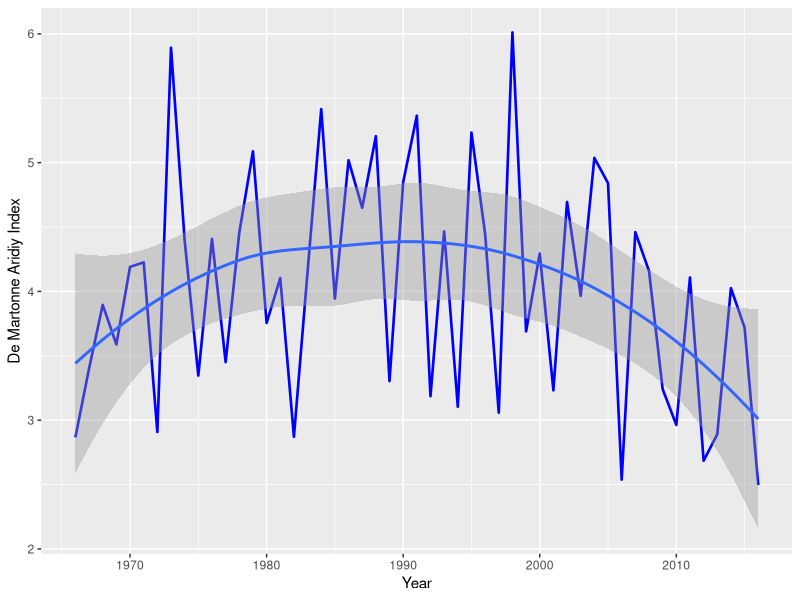
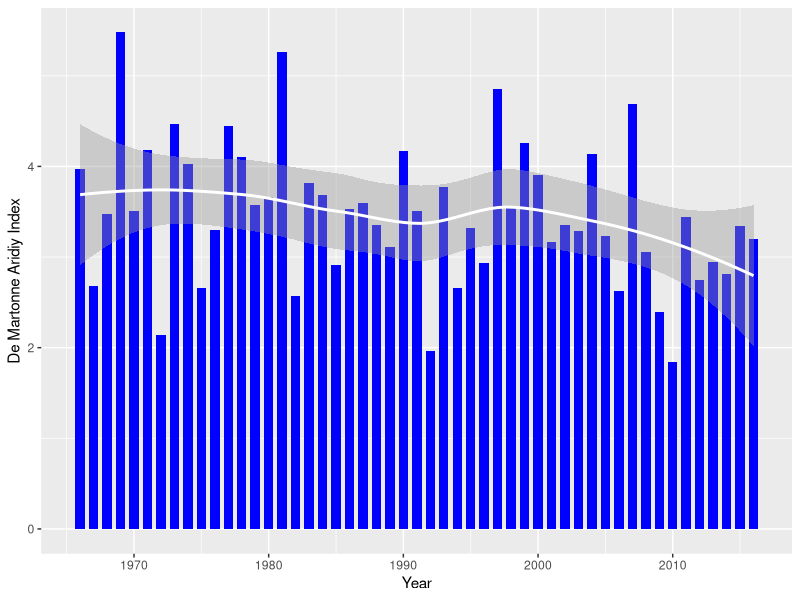
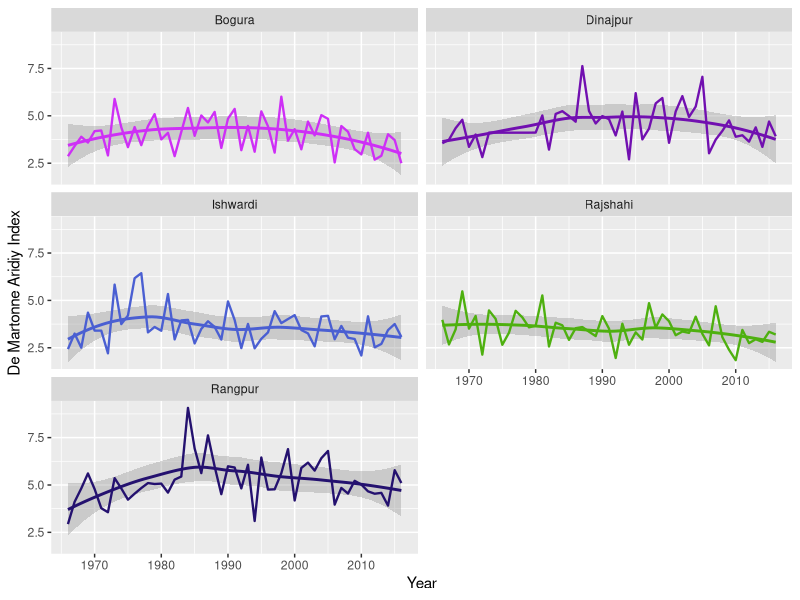
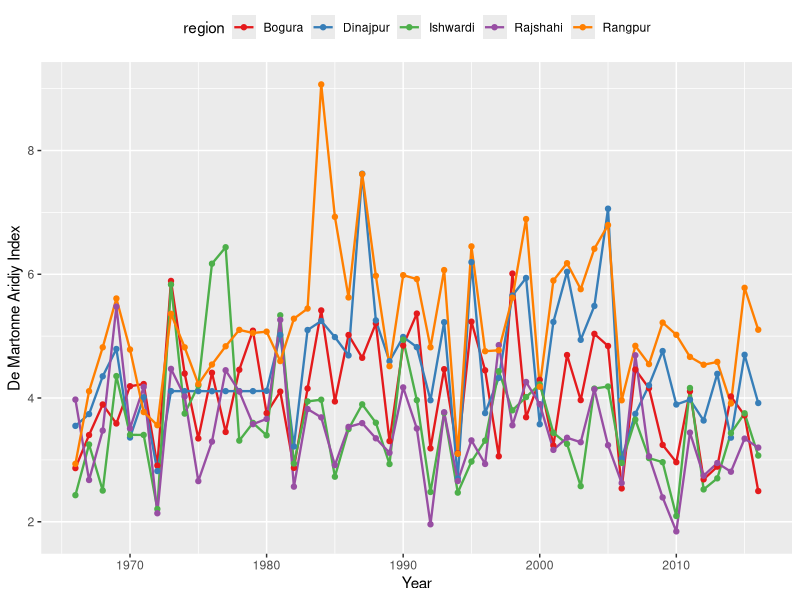
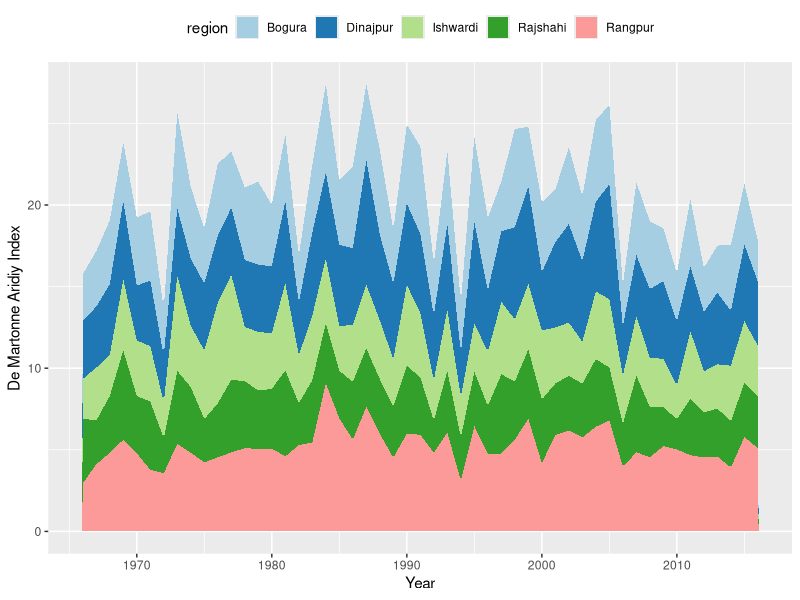
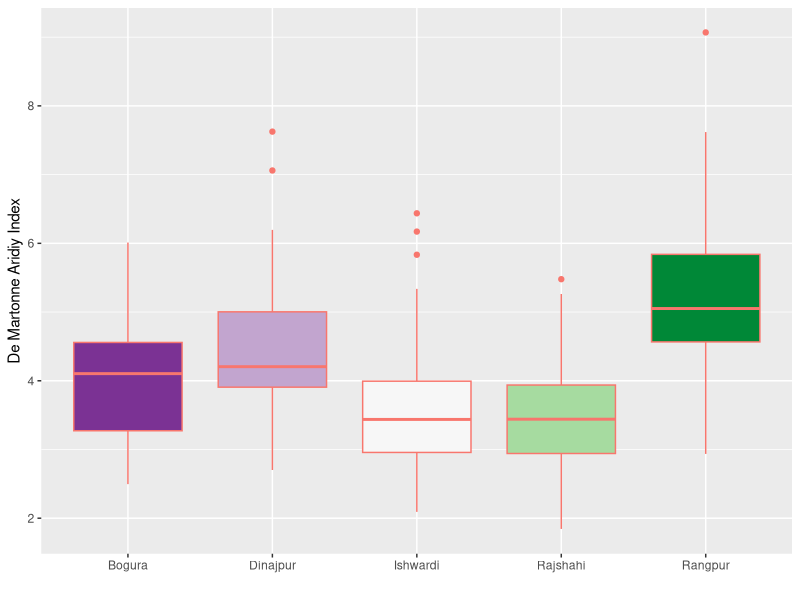
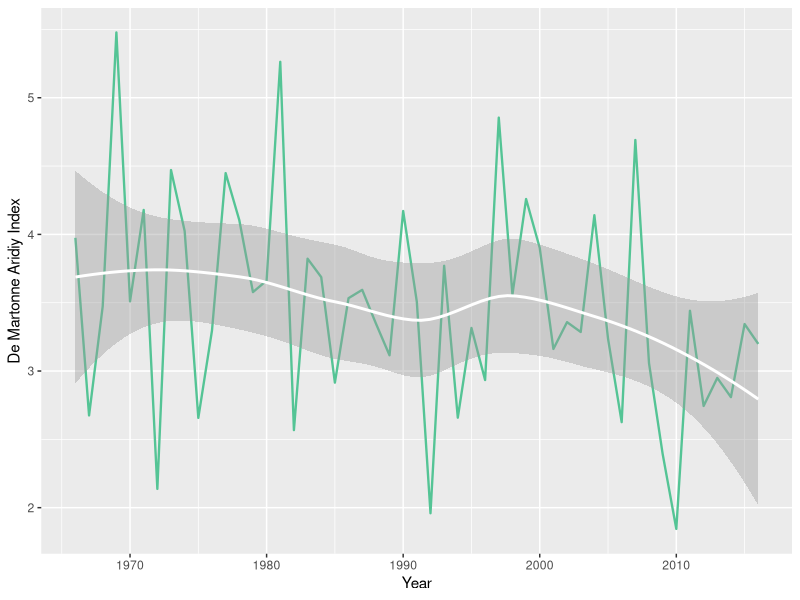
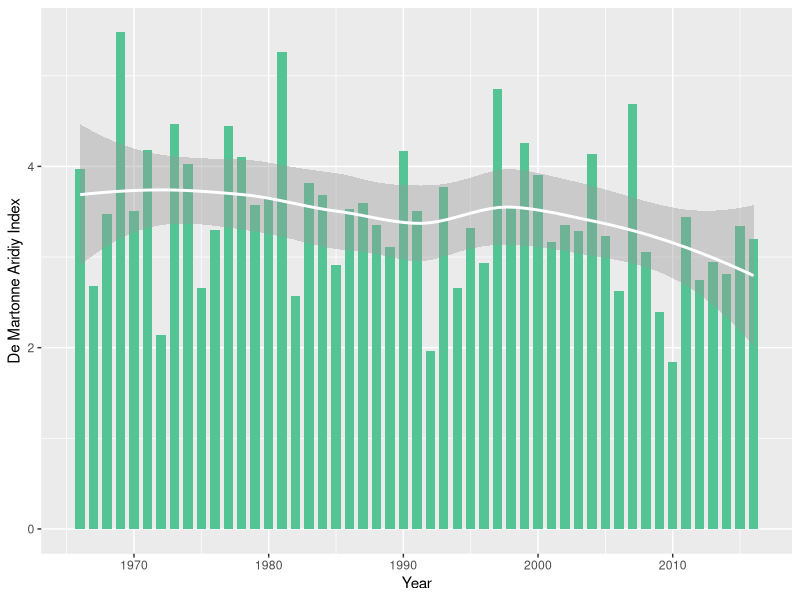

Write the R code that produced these figures, in order.
library(tidyverse)
library(RColorBrewer)

idm <- read_csv("data/idm.csv") 

View(idm)

idm_tidy <- idm %>% pivot_longer(2:6, names_to = "region", values_to = "idm")

## Bogura

idm %>% ggplot(aes(x=Year, y = Bogura, group =1))+
  geom_line(size=0.9, color="blue")+
  labs(y="De Martonne Aridiy Index")+
  geom_smooth()


idm_tidy %>% filter(region=="Rajshahi") %>% 
  ggplot(aes(x=Year, y = idm))+
  geom_bar(stat="identity", fill="blue", width=0.7)+
  labs(y="De Martonne Aridiy Index")+
  geom_smooth(color="white")

col <- c("#54C495", "#3BBFB2", "#4CB6C7", "#75A9D0", "#9E9ACA")

dma <- function(r, col, col2){
  idm_tidy %>% filter(region==r) %>% 
    ggplot(aes(x=Year, y = idm, group =1))+
    geom_line(size=0.8, color=col)+
    labs(y="De Martonne Aridiy Index")+
  geom_smooth(color=col2)
  
  ggsave(filename = paste0("output/idm_",r,".png"), dpi = 300)
  
  ## Bar chart
  idm_tidy %>% filter(region==r) %>% 
    ggplot(aes(x=Year, y = idm))+
    geom_bar(stat="identity", fill=col, width=0.7)+
    labs(y="De Martonne Aridiy Index")+
    geom_smooth(color=col2)
  
  ggsave(filename = paste0("output/idm_bar_",r,".png"), dpi = 300)
}

dma("Rajshahi", col = "#54C495", col2 = "white")
dma("Bogura", col = "#3BBFB2", col2 = "white")
dma("Dinajpur", col = "#4CB6C7", col2 = "white")
dma("Ishwardi", col = "#75A9D0", col2 = "white")
dma("Rangpur", col = "#9E9ACA", col2 = "white")

## All in one plot

idm_tidy %>% ggplot(aes(x=Year, y = idm, color = region, group=1))+
  geom_smooth(method = "loess", level = 0.99)+
  geom_line(size=0.8)+
  facet_wrap(~region, nrow=3)+
  labs(y="De Martonne Aridiy Index")+
  scale_color_manual(values = c("#CE2FF6", "#710FB0", 
                               "#4A5FD2", "#4EB00F", "#24116F"))+
  theme(legend.position = "none")

ggsave("output/idm_all_facet.png", dpi = 300)


## All lines in same graph

idm_tidy %>% ggplot(aes(Year, idm, color = region))+
  geom_line(size=0.8)+
  labs(y="De Martonne Aridiy Index")+
  scale_color_brewer(palette="Set1")+
  geom_point()+
  theme(legend.position = "top")

ggsave("output/idm_all.png", dpi = 300)

## Area Chart

idm_tidy %>% ggplot(aes(Year, idm, fill = region))+
  geom_area(size=0.8)+
  labs(y="De Martonne Aridiy Index")+
  scale_fill_brewer(palette="Paired")+
  theme(legend.position = "top")

ggsave("output/idm_area.png", dpi = 300)

## Boxplot 

idm_tidy %>% ggplot(aes(x=region, y=idm, color = "blue", fill=region))+
  geom_boxplot(show.legend = FALSE)+
  labs(x="", y="De Martonne Aridiy Index")+
  scale_fill_brewer(palette="PRGn")
ggsave("output/idm_box.png", dpi = 300) 



